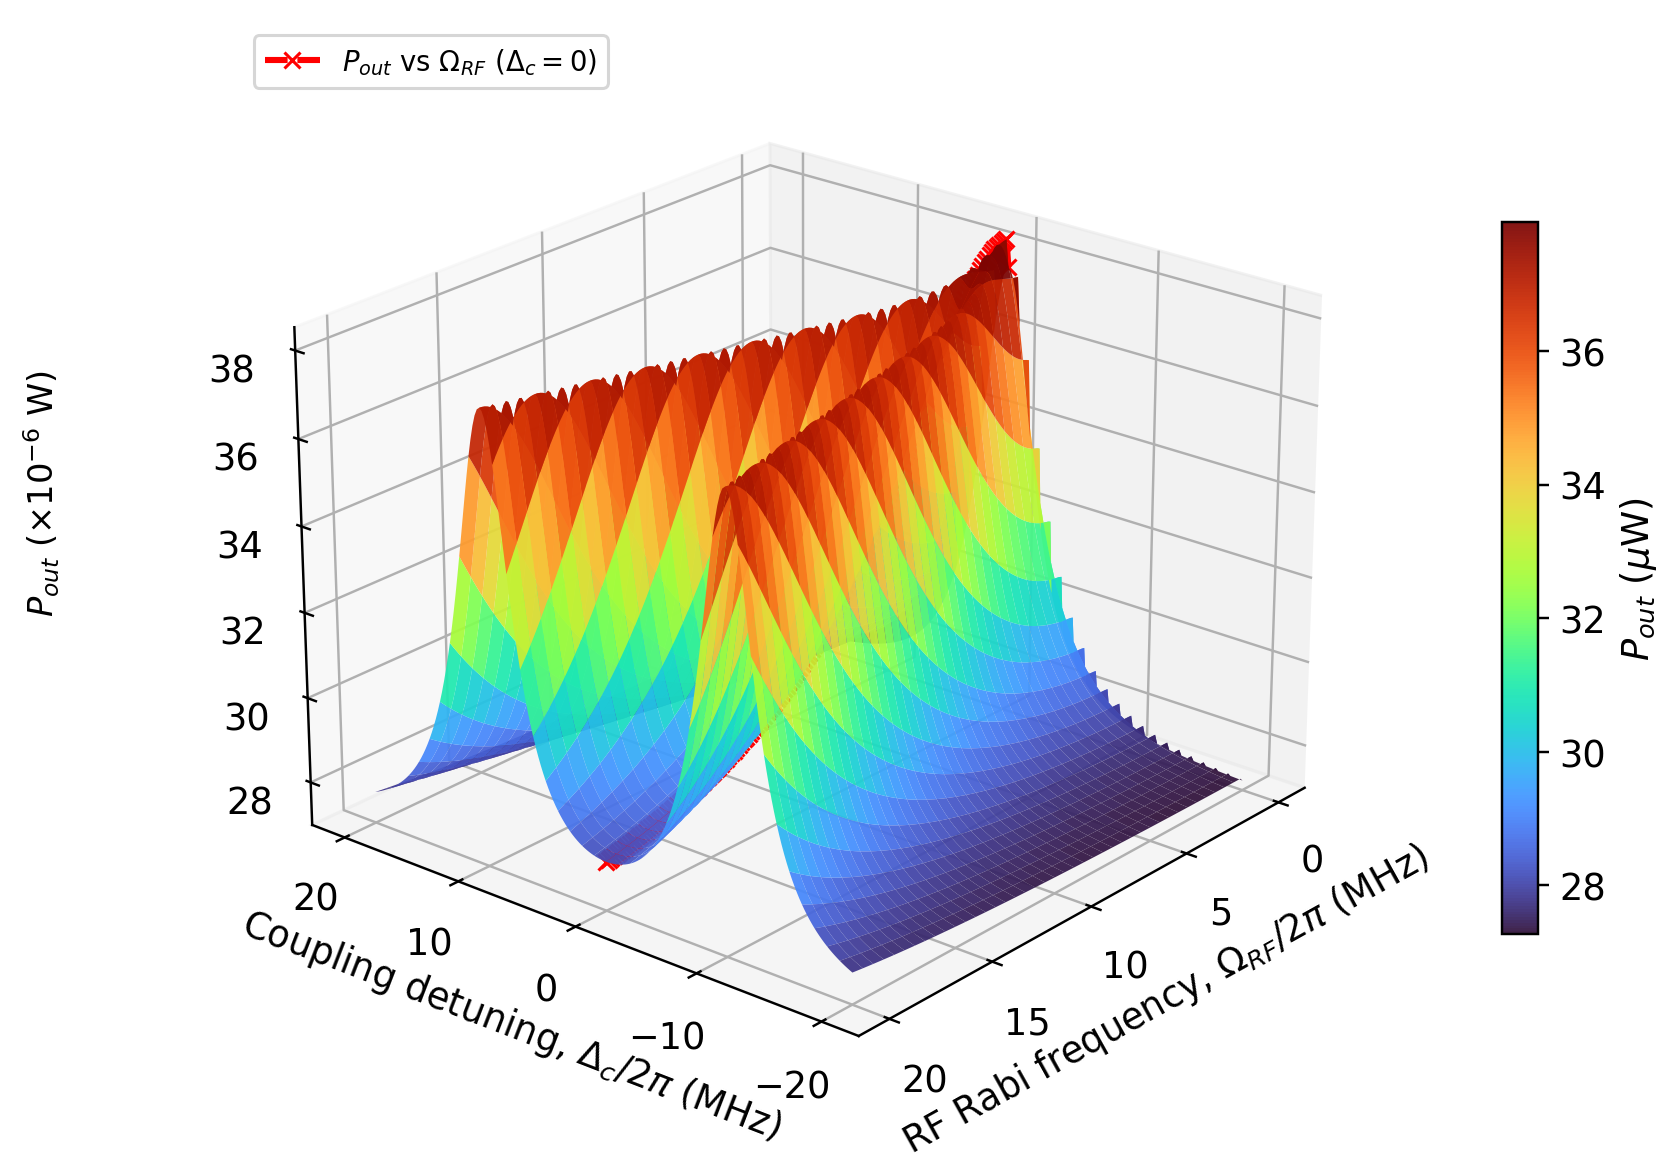

Generate this figure with Python:
# Report copy: same computation as fig3_pout_surface_paperstyle.py, plot titles removed.
# ============================================================
# FIG. 3 -- 3D SURFACE PLOT of Pout(Delta_c, Omega_RF)
#
# Same real data as fig3_hamiltonian_qutip.py's own 3D plot
# (loaded from the already-computed fig3_quantum_response.npz --
# ============================================================

from pathlib import Path

import numpy as np
import matplotlib.pyplot as plt
plt.rcParams.update({'font.size': 12})

OUTPUT_DIR = Path(__file__).resolve().parent
data = np.load(OUTPUT_DIR / "fig3_quantum_response.npz")

delta_c_mhz = data["delta_c_mhz"]
omega_rf_mhz = data["omega_rf_mhz"]
Pout_surface = data["Pout_surface"]

X, Y = np.meshgrid(delta_c_mhz, omega_rf_mhz)
Z = Pout_surface / 1e-6

dc0 = np.argmin(np.abs(delta_c_mhz))

fig = plt.figure(figsize=(9, 7))
ax = fig.add_subplot(111, projection="3d")
surf = ax.plot_surface(X, Y, Z, cmap="turbo", linewidth=0, antialiased=True, alpha=0.93)
ax.plot(
    np.full_like(omega_rf_mhz, delta_c_mhz[dc0]), omega_rf_mhz, Z[:, dc0],
    color="red", linestyle="--", linewidth=2, marker="x", markersize=5,
    label=r"$P_{out}$ vs $\Omega_{RF}$ ($\Delta_c=0$)"
)

ax.set_xlabel(r"Coupling detuning, $\Delta_c/2\pi$ (MHz)")
ax.set_ylabel(r"RF Rabi frequency, $\Omega_{RF}/2\pi$ (MHz)")
ax.set_zlabel("")  # set_zlabel gets clipped with the juggled axis pane -- use fig.text instead
ax.set_xticks(np.arange(-20, 21, 10))   # Delta_c axis: 10MHz steps, matches paper's own ticks
ax.set_yticks(np.arange(0, 21, 5))   # RF axis: 5MHz steps instead of 2.5MHz (less cluttered)
ax.view_init(elev=23, azim=-230)   # slightly adjusted tilt
ax.zaxis._axinfo['juggled'] = (1, 2, 0)   # force the z (Pout) axis pane onto the left side
fig.colorbar(surf, ax=ax, shrink=0.6, pad=0.1, label=r"$P_{out}$ ($\mu$W)")
ax.legend(fontsize=9, loc="upper left")
fig.subplots_adjust(left=0.15)
fig.text(0.04, 0.55, r"$P_{out}$ ($\times10^{-6}$ W)", rotation=90, va="center", fontsize=11)
fig.savefig(OUTPUT_DIR / "fig3_pout_surface_paperstyle_report.png", dpi=220, bbox_inches="tight")
plt.close(fig)
print("Saved: fig3_pout_surface_paperstyle.png")
